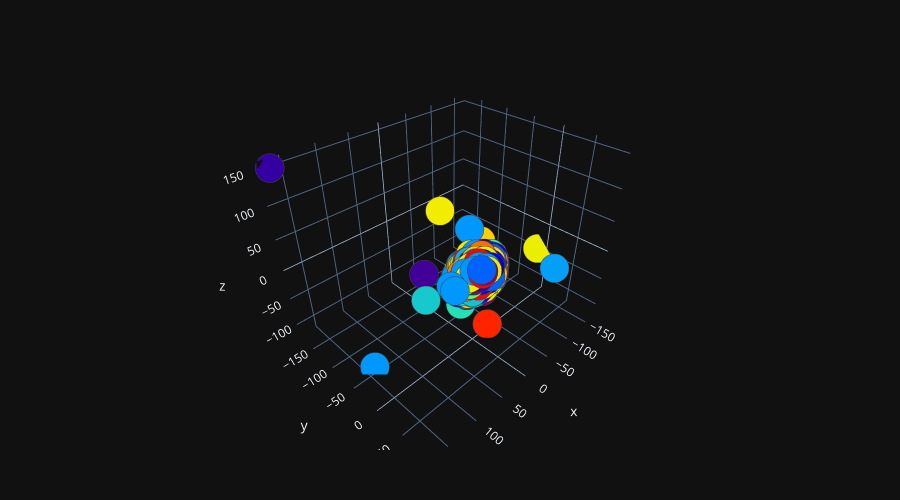

The code cell stored with this chart in its notebook:
### Code cell
plot_3d(tsne[:, 0],tsne[:, 1],tsne[:, 2])

### Figure 1 — Plotly figure (JSON) as saved in the notebook; plotly's stock layout.template omitted (floating-point values rounded to 4 significant figures; data arrays with more than 128 entries replaced by an {"elided": "..."} marker saying what was removed)
{"data": [{"marker": {"color": {"elided": "943 int values"}, "colorscale": [[0, "rgb(150,0,90)"], [0.125, "rgb(0,0,200)"], [0.25, "rgb(0,25,255)"], [0.375, "rgb(0,152,255)"], [0.5, "rgb(44,255,150)"], [0.625, "rgb(151,255,0)"], [0.75, "rgb(255,234,0)"], [0.875, "rgb(255,111,0)"], [1, "rgb(255,0,0)"]], "line": {"width": 1}, "opacity": 1, "size": 10}, "mode": "markers", "type": "scatter3d", "x": {"elided": "943 float values"}, "y": {"elided": "943 float values"}, "z": {"elided": "943 float values"}}], "layout": {"height": 500, "margin": {"b": 50, "l": 50, "r": 50, "t": 50}, "width": 900}}
